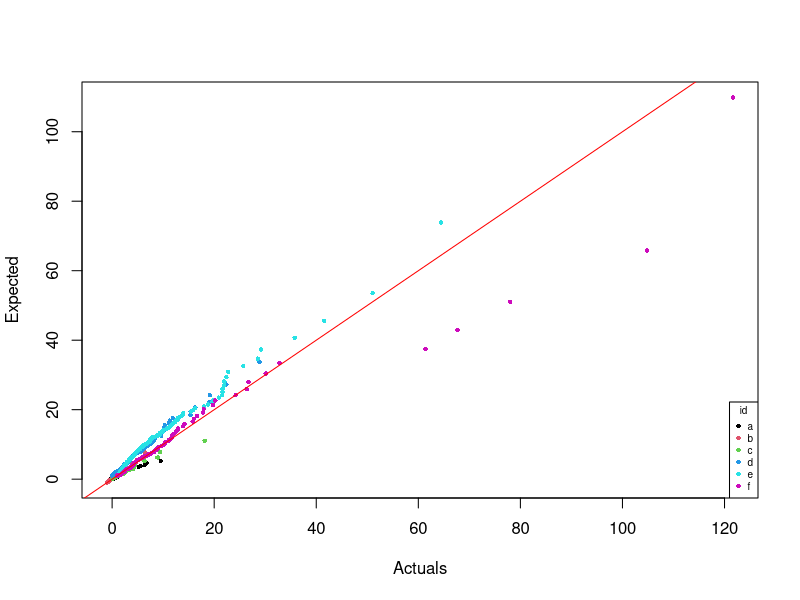
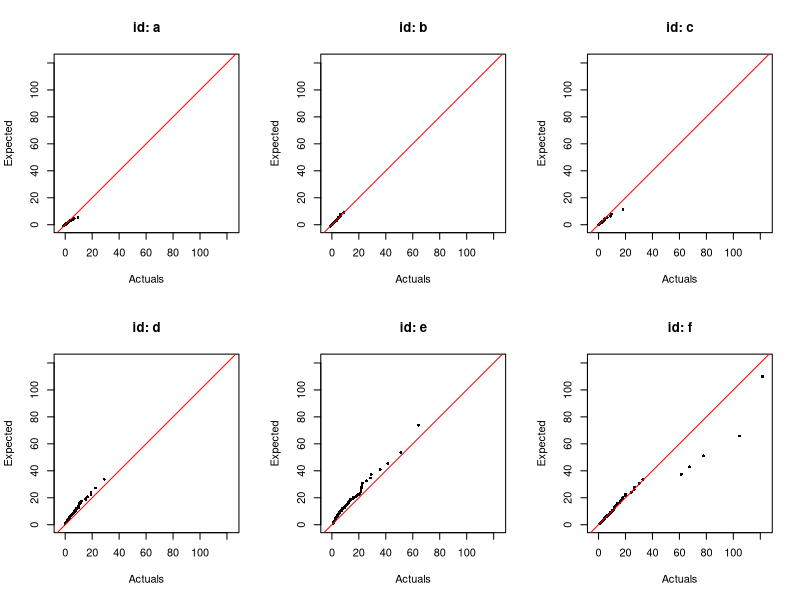

These charts were generated, in order, by the following R code:
## ---- chunk 1
qgpd <- function (p, sigma=1, xi=0, u=0){
  if (p<0||p>1){
    return(warning("NaNs produced - p must be between 0 and 1")) 
  }
  else if (sigma<=0){
    return(warning("NaNs produced - sigma must be greater than 0")) 
  }
  else if (xi != 0){
    return(u + ((1-p)^(-xi)-1) * sigma / xi)
  } else {
    return(u - sigma * log(1-p))
  }
}
## ---- chunk 2
qgpd(0.5,2,-0.4,1.5)
qgpd(0.75,2,-0.4,1.5)
qgpd(0.99,2,-0.4,1.5)
## ---- chunk 3
#| echo: false

# Reading our inputs:
gpd_parameters <- read.csv("gpd_parameters.csv")
gpd_samples <- read.csv("gpd_samples.csv")

# Mapping from our samples vector to our parameters table: 
row <- match(gpd_samples$set_id, gpd_parameters$id)

# Ranking our samples:
class_ranking <- ave(gpd_samples$value, gpd_samples$set_id, FUN = rank)

# Using our samples to generate our p-values:
n <- gpd_parameters$size[row]
p <- (class_ranking - 0.5) / n

# To enable vectors as inputs:
qgpd_vec <- function(p, sigma=1, xi=0, u=0){
  ifelse(
    xi == 0,
    u - sigma * log(1 - p), #CHECK THIS FORMULA
    u + ((1 - p)^(-xi) - 1) * sigma / xi #CHECK THIS FORMULA
  )
}

# Formatting (necessary for the legend):
f   <- factor(gpd_samples$set_id)
cols <- as.integer(f)
ptch <- 16
pt.cex <- 0.6

expected_q <- qgpd_vec(
  p, 
  gpd_parameters$sigma[row], 
  gpd_parameters$xi[row],
  gpd_parameters$u[row]
)

# Graphing our actual vs expected (using our p-values to generate our expected):
plot(
x = gpd_samples$value, 
y = expected_q,
xlab = "Actuals",
ylab = "Expected",
col = cols,
pch = ptch,
cex = pt.cex
)

# Adding our y=x line:
abline(0,1,col="red")

# Adding our legend:
legend(
  "bottomright",
  title = "id",
  legend = levels(f),
  col = 1:6, #seq_along(levels(f)),
  pch = ptch,
  cex = pt.cex,
  bty = "o")

## ---- chunk 4
#| echo: false

# Making six QQ plots (with one per id):
ids <- levels(f)
limits <- range(c(gpd_samples$value, expected_q), finite = TRUE)

# Setting up the grid for our 6 smaller QQ plots:
op <- par(mfrow = c(2, 3))

# Building our plots:
for(id in ids){
  ii <- gpd_samples$set_id == id
  plot(
    x = gpd_samples$value[ii],
    y = expected_q[ii],
    xlab = "Actuals",
    ylab = "Expected",
    main = paste("id:", id),
    pch  = ptch,
    cex  = pt.cex,
    xlim = limits,
    ylim = limits,
    asp  = 1
  )
  abline(0, 1, col = "red")
}

# Reverting from grids back to normal:
par(op)
